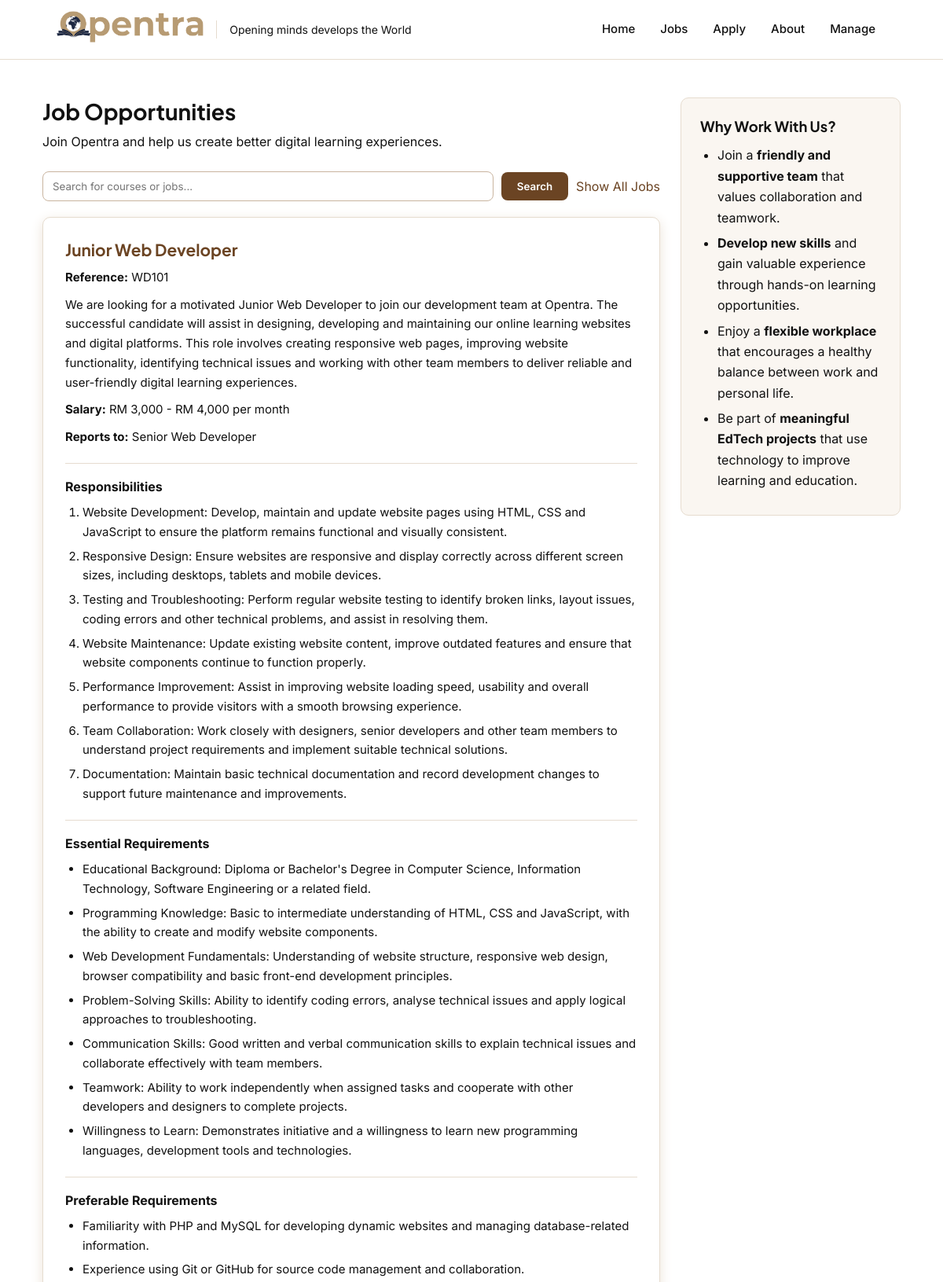
/jobs.php (upper part), run on the app's committed database.
### tables this page shows
CREATE TABLE `jobs` (
  `job_id` int(11) NOT NULL,
  `job_ref` varchar(10) NOT NULL,
  `job_title` varchar(100) NOT NULL,
  `job_description` text NOT NULL,
  `salary` varchar(100) NOT NULL,
  `reports_to` varchar(100) NOT NULL,
  `responsibilities` text NOT NULL,
  `essential_requirements` text NOT NULL,
  `preferable_requirements` text NOT NULL
);

### jobs.php (the view, shortened to what this page needs)
<?php require_once 'settings.php';
$search = "";
if ($search !== "") {
    $sql = "SELECT * FROM jobs
            WHERE job_ref LIKE ?
            OR job_title LIKE ?
            OR job_description LIKE ?
            ORDER BY job_id";
    $stmt = mysqli_prepare($conn, $sql);
    $keyword = "%" . $search . "%";
    mysqli_stmt_bind_param(
        $stmt,
        "sss",
        $keyword,
        $keyword,
        $keyword
    );
    mysqli_stmt_execute($stmt);
    $result = mysqli_stmt_get_result($stmt);
} else {
    $sql = "SELECT * FROM jobs ORDER BY job_id";
    $result = mysqli_query($conn, $sql);
}
?>
<!DOCTYPE html>
<html lang="en">
<head>
</head>
<body>
<?php include 'includes/header.inc'; ?>
<main class="job-page">
    <aside>
        <h2>Why Work With Us?</h2>
        <ul>
            <li>Join a <strong>friendly and supportive team</strong> that values collaboration and teamwork.</li>
            <li><strong>Develop new skills</strong> and gain valuable experience through hands-on learning opportunities.</li>
            <li>Enjoy a <strong>flexible workplace</strong> that encourages a healthy balance between work and personal life.</li>
            <li>Be part of <strong>meaningful EdTech projects</strong> that use technology to improve learning and education.</li>
        </ul>
    </aside>
    <h2>Job Opportunities</h2>
    <p>
        Join Opentra and help us create better digital learning experiences.
    </p>
    <form method="GET" action="index.php" class="search-form">
        <input
            type="search"
            name="search"
            placeholder="Search for courses or jobs..."
            value="<?php echo htmlspecialchars($search); ?>"
        >
        <button type="submit">Search</button>
        <a href="jobs.php">Show All Jobs</a>
    </form>
    <?php if (mysqli_num_rows($result) > 0) { ?>
        <?php while ($job = mysqli_fetch_assoc($result)) { ?>
            <section
                class="job-card <?php echo $search !== '' ? 'search-highlight' : ''; ?>"
                id="job-<?php echo (int)$job['job_id']; ?>"
            >
                <h3>
                    <?php echo htmlspecialchars($job['job_title']); ?>
                </h3>
                <p>
                    <strong>Reference:</strong>
                    <?php echo htmlspecialchars($job['job_ref']); ?>
                </p>
                <p>
                    <?php echo htmlspecialchars($job['job_description']); ?>
                </p>
                <p>
                    <strong>Salary:</strong>
                    <?php echo htmlspecialchars($job['salary']); ?>
                </p>
                <p>
                    <strong>Reports to:</strong>
                    <?php echo htmlspecialchars($job['reports_to']); ?>
                </p>
                <h4>Responsibilities</h4>
                <ol>
                    <?php
                    $responsibilities = explode("\n", $job['responsibilities']);
                    foreach ($responsibilities as $item) {
                        if (trim($item) !== "") {
                    ?>
                        <li><?php echo htmlspecialchars(trim($item)); ?></li>
                    <?php
                        }
                    }
                    ?>
                </ol>
                <h4>Essential Requirements</h4>
                <ul>
                    <?php
                    $essential = explode("\n", $job['essential_requirements']);
                    foreach ($essential as $item) {
                        if (trim($item) !== "") {
                    ?>
                        <li><?php echo htmlspecialchars(trim($item)); ?></li>
                    <?php
                        }
                    }
                    ?>
                </ul>
                <h4>Preferable Requirements</h4>
                <ul>
                    <?php
                    $preferable = explode("\n", $job['preferable_requirements']);
                    foreach ($preferable as $item) {
                        if (trim($item) !== "") {
                    ?>
                        <li><?php echo htmlspecialchars(trim($item)); ?></li>
                    <?php
                        }
                    }
                    ?>
                </ul>
            </section>
        <?php } ?>
    <?php } else { ?>
        <p>No jobs found. Please try another search.</p>
    <?php } ?>
</main>
<?php include 'includes/footer.inc'; ?>
</body>
</html>

### includes/header.inc (shortened to what this page needs)
<header>
     <link href="style/Styling.css" rel="stylesheet">
       <div class="Brand">
           <a href = "index.php"> <img src="style/FullLogo2.png" alt="Opentra Logo" style="width: 15%";></a>
           <p>Opening minds develops the World</p>
       </div>
        <?php include 'includes/navigation.inc'; ?>
   </header>

### includes/navigation.inc (shortened to what this page needs)
<nav>
    <a href = "index.php"> Home </a>
    <a href = "jobs.php"> Jobs </a>
    <a href = "Apply.php"> Apply </a>
    <a href = "About.php"> About </a>
    <a href = "manage.php"> Manage </a>
</nav>

### includes/footer.inc (shortened to what this page needs)
      <?php include 'includes/navigation.inc'; ?>
    </body>
</html>

### style/Styling.css (style rules this page uses)
* { padding: 0; margin: 0; box-sizing: border-box; }
body { font-family: "Inter", "Segoe UI", Arial, sans-serif; background-color: #ffffff; color: #111111; line-height: 1.65; font-size: 16px; }
h1, h2, h3 { font-family: "Plus Jakarta Sans", "Inter", Arial, sans-serif; color: #111111; line-height: 1.25; }
a { color: #6b4423; text-decoration: none; }
ul, ol { padding-left: 22px; }
li { margin-bottom: 6px; }
img { max-width: 100%; }
header { display: flex; flex-wrap: wrap; justify-content: space-between; align-items: center; gap: 16px; padding: 14px 6%; background-color: #ffffff; border-bottom: 1px solid #e6dccf; }
.Brand { display: flex; align-items: center; gap: 16px; }
.Brand img { width: auto !important; height: 40px; }
header p { font-size: 14px; color: #111111; padding-left: 16px; border-left: 1px solid #e6dccf; }
nav { display: flex; justify-content: center; flex-wrap: wrap; gap: 4px; }
nav a { padding: 8px 14px; border-radius: 6px; color: #111111; font-weight: 500; font-size: 15px; }
main { max-width: 1140px; margin: 0 auto; padding: 48px 24px 64px; }
h2 { text-align: center; margin-bottom: 24px; font-size: 1.75rem; font-weight: 700; }
h3 { color: #6b4423; font-size: 1.15rem; }
main section { padding: 48px 0; border-top: 1px solid #e6dccf; }
.job-page { position: relative; padding-right: 330px; }
.job-page > h2 { text-align: left; margin-bottom: 8px; }
.job-page > p { color: #111111; }
.job-page form { display: flex; flex-wrap: wrap; align-items: center; gap: 10px; margin: 24px 0 8px; }
.job-page form input { flex: 1; padding: 10px 12px; font-family: inherit; border: 1px solid #c9b49f; border-radius: 8px; }
.job-page form button { padding: 10px 20px; font-family: inherit; font-weight: 600; color: #ffffff; background-color: #6b4423; border: none; border-radius: 8px; cursor: pointer; }
.job-page aside { position: absolute; top: 48px; right: 24px; float: none; width: 280px; margin: 0; padding: 24px; background-color: #faf6f1; border: 1px solid #e6dccf; border-radius: 10px; }
.job-page aside h2 { text-align: left; font-size: 1.15rem; margin-bottom: 12px; }
.job-page aside ul { color: #111111; }
.job-page section { display: block; width: 100%; margin: 20px 0 0; padding: 28px; background: #ffffff; border: 1px solid #e6dccf; border-radius: 10px; box-shadow: 0 4px 16px #ece3d8; }
.job-page section h3 { font-size: 1.3rem; }
.job-page section p { margin-top: 10px; font-size: 15px; }
.job-page section h4 { margin-top: 20px; padding-top: 16px; border-top: 1px solid #e6dccf; }
.job-page section ol, .job-page section ul { margin-top: 8px; font-size: 15px; }

### data on the page
jobs: job_title "Junior Web Developer", job_ref "WD101", job_description "We are looking for a motivated Junior Web Developer to join our development team at Opentra. The successful candidate will assist in designing, developing and maintaining our online learning websites and digital platforms. This role involves creating responsive web pages, improving website functionality, identifying technical issues and working with other team members to deliver reliable and user-friendly digital learning experiences.", salary "RM 3,000 - RM 4,000 per month", reports_to "Senior Web Developer", responsibilities "Website Development: Develop, maintain and update website pages using HTML, CSS and JavaScript to ensure the platform remains functional and visually consistent.", responsibilities "Responsive Design: Ensure websites are responsive and display correctly across different screen sizes, including desktops, tablets and mobile devices.", responsibilities "Testing and Troubleshooting: Perform regular website testing to identify broken links, layout issues, coding errors and other technical problems, and assist in resolving them.", responsibilities "Website Maintenance: Update existing website content, improve outdated features and ensure that website components continue to function properly.", responsibilities "Performance Improvement: Assist in improving website loading speed, usability and overall performance to provide visitors with a smooth browsing experience.", responsibilities "Team Collaboration: Work closely with designers, senior developers and other team members to understand project requirements and implement suitable technical solutions.", responsibilities "Documentation: Maintain basic technical documentation and record development changes to support future maintenance and improvements.", essential_requirements "Educational Background: Diploma or Bachelor's Degree in Computer Science, Information Technology, Software Engineering or a related field.", essential_requirements "Programming Knowledge: Basic to intermediate understanding of HTML, CSS and JavaScript, with the ability to create and modify website components.", essential_requirements "Web Development Fundamentals: Understanding of website structure, responsive web design, browser compatibility and basic front-end development principles.", essential_requirements "Problem-Solving Skills: Ability to identify coding errors, analyse technical issues and apply logical approaches to troubleshooting.", essential_requirements "Communication Skills: Good written and verbal communication skills to explain technical issues and collaborate effectively with team members.", essential_requirements "Teamwork: Ability to work independently when assigned tasks and cooperate with other developers and designers to complete projects.", essential_requirements "Willingness to Learn: Demonstrates initiative and a willingness to learn new programming languages, development tools and technologies.", preferable_requirements "Familiarity with PHP and MySQL for developing dynamic websites and managing database-related information.", preferable_requirements "Experience using Git or GitHub for source code management and collaboration."
